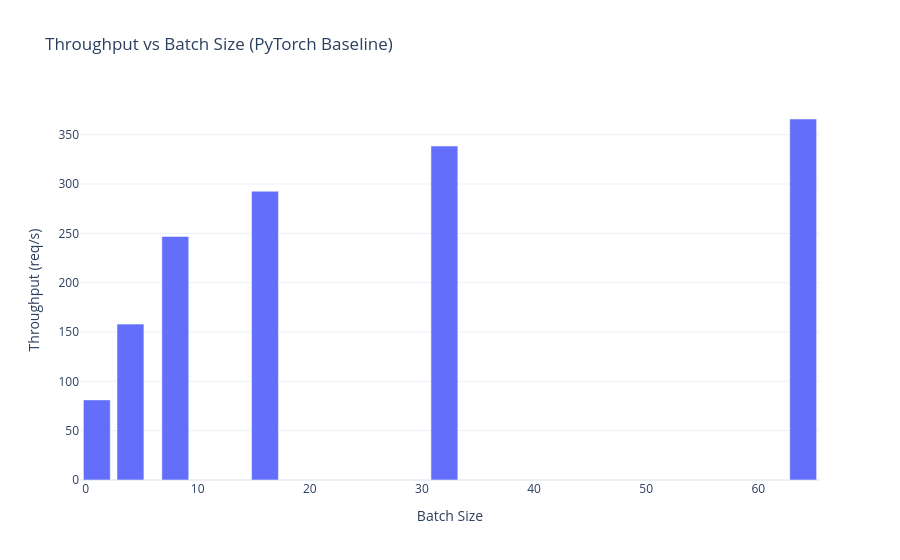

Notebook code for this chart:
### Code cell
# Visualize the batch-size sweep. The curve should show steep initial gains
# (batch=1 → 4 → 8) that flatten out as batch size grows, indicating the
# point of diminishing returns for this model on CPU.
fig = px.bar(
    batch_df,
    x="batch_size",
    y="throughput_rps",
    title="Throughput vs Batch Size (PyTorch Baseline)",
    labels={"batch_size": "Batch Size", "throughput_rps": "Throughput (req/s)"},
)
fig.update_layout(template="plotly_white")
fig.show()

### Figure 1 — Plotly figure (JSON) as saved in the notebook; plotly's stock layout.template omitted (floating-point values rounded to 4 significant figures)
{"data": [{"hovertemplate": "Batch Size=%{x}<br>Throughput (req/s)=%{y}<extra></extra>", "legendgroup": "", "marker": {"color": "#636efa", "pattern": {"shape": ""}}, "name": "", "orientation": "v", "showlegend": false, "textposition": "auto", "type": "bar", "x": [1, 4, 8, 16, 32, 64], "xaxis": "x", "y": [81.2, 158.0, 246.9, 292.7, 338.5, 365.9], "yaxis": "y"}], "layout": {"barmode": "relative", "legend": {"tracegroupgap": 0}, "title": {"text": "Throughput vs Batch Size (PyTorch Baseline)"}, "xaxis": {"anchor": "y", "domain": [0, 1], "title": {"text": "Batch Size"}}, "yaxis": {"anchor": "x", "domain": [0, 1], "title": {"text": "Throughput (req/s)"}}}}
